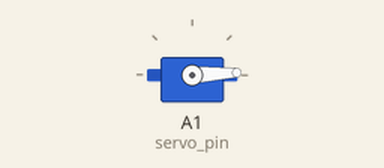
The sketch below on a simulated Arduino Uno, built with avr-gcc and run on an emulated ATmega328P. Shown: servo.

Above: at 0.05 s.
At 0.45 s:
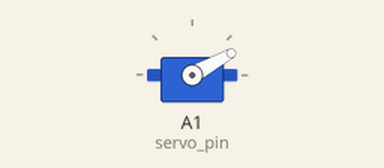
At 0.85 s:
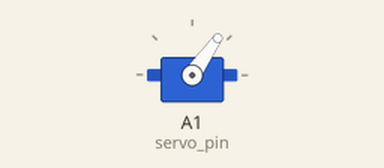
At 2.05 s:
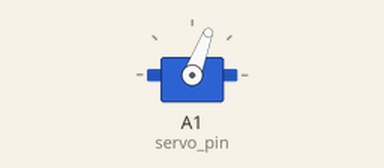
Timing chart, 0 to 4.7 s (numbered marks = the images above):
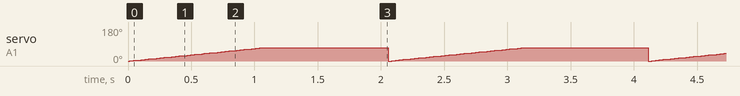

The sketch:

Spoonino.ino
```cpp
#include <Servo.h>
Servo servo_;


int servo_pin=A1;

void setup(){
  Serial.begin(9600);
  servo_.attach(servo_pin);
}
void ServoMove(int angle_start, int angle_limit, int angle_addition){
  for(int angle = angle_start; angle < angle_limit; angle += angle_addition){
    servo_.write(angle);
    delay(15);
  }
}
void loop() {
  ServoMove(0,70,1);
  delay(1001);
  ServoMove(70,0,-1);
}
```

Measured:
- by itself, servo on A1 (servo_pin): ramps from 0° to 69° and jumps back, once every 2.1 s
